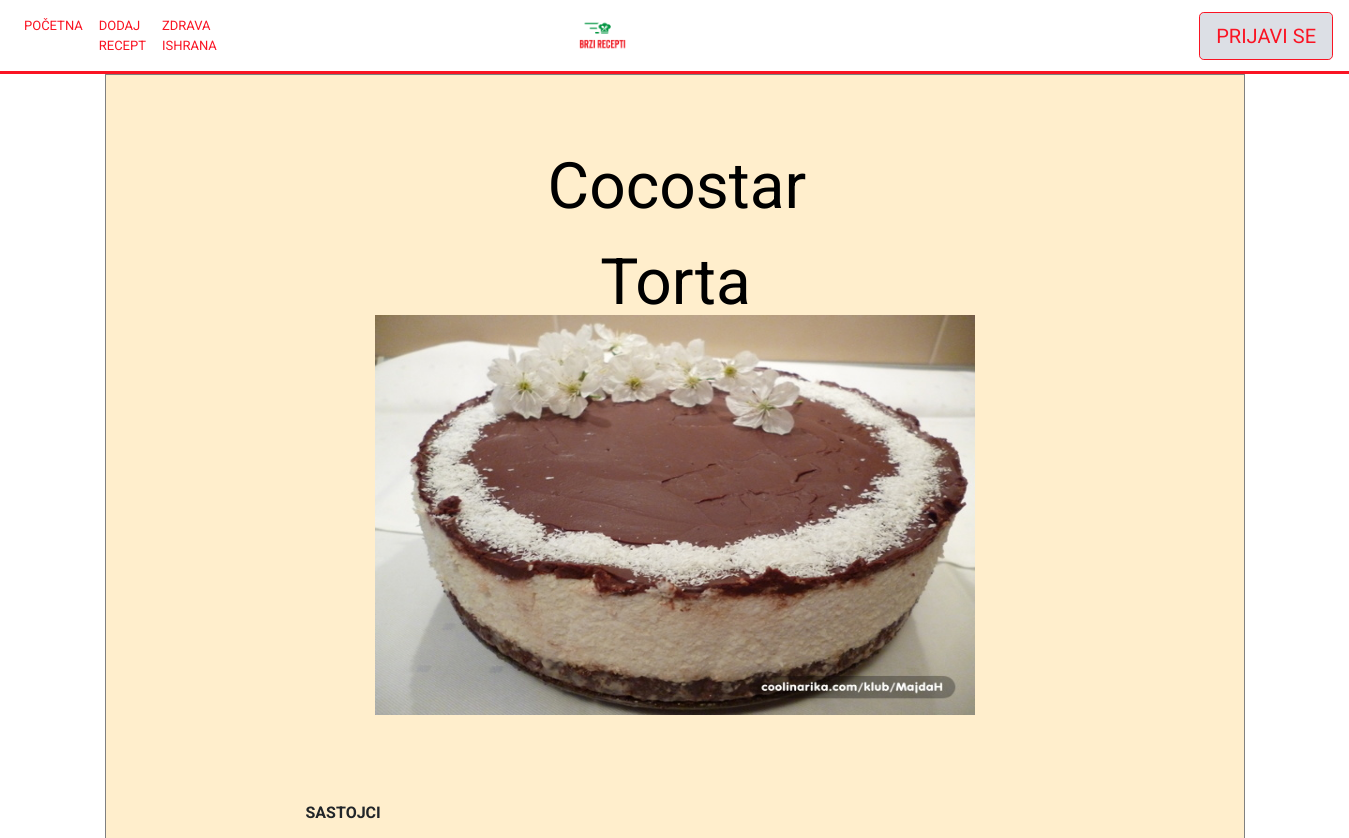
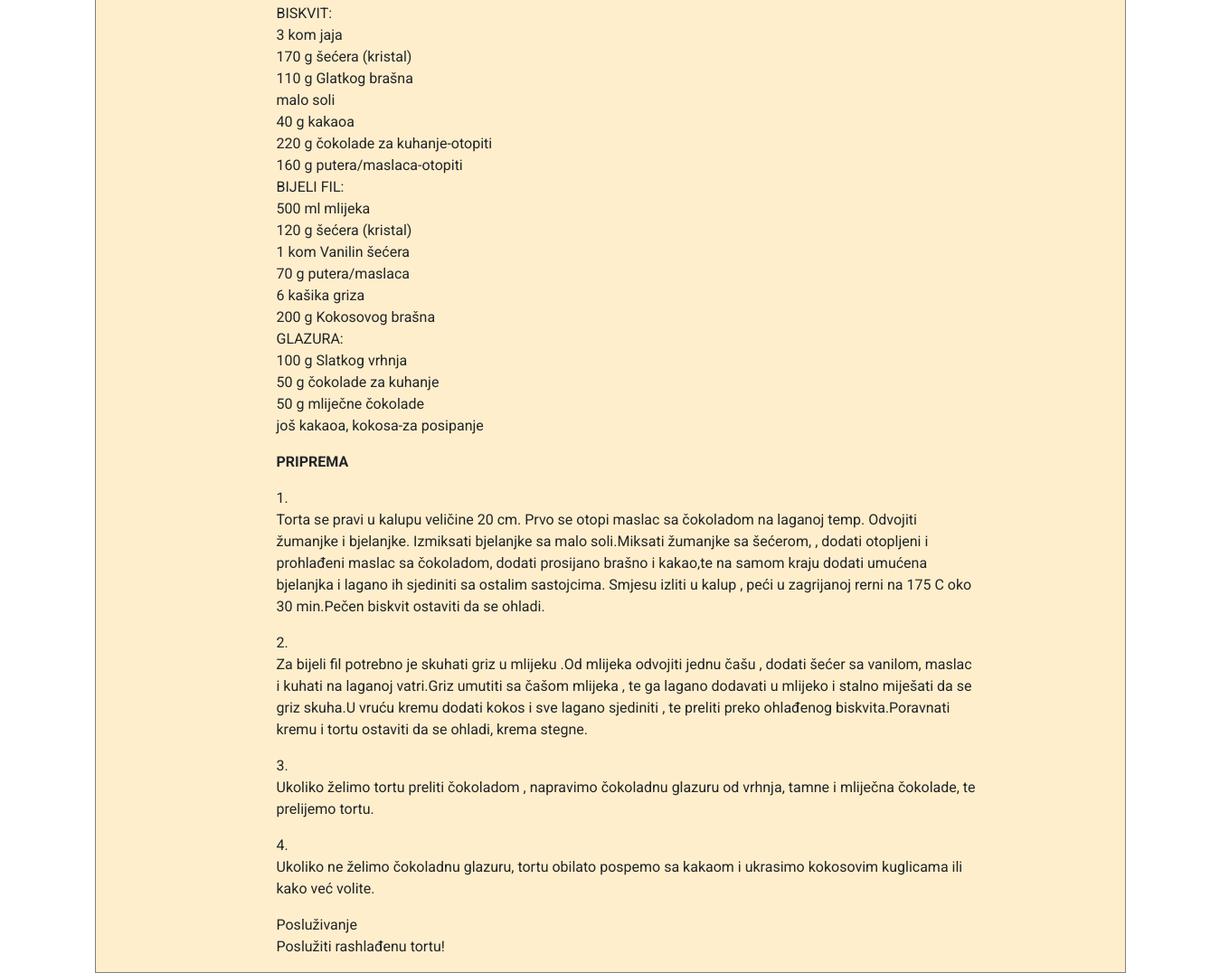
/recepti/4/, run on the app's committed database (2 pictures, top to bottom).
### recepti/models.py (models this page shows, shortened)
class Jela(models.Model):
    ime = models.CharField(max_length=100)
    slika = models.FileField()
    kategorija = models.ForeignKey(Kategorije, on_delete=models.CASCADE, null=True)  # Doručak, Ručak, Večera, Užina
    sastojci = models.ManyToManyField(Sastojci)
    sastojci_opis = models.TextField(null=True)
    nacin_pripreme = models.TextField()
    je_vegeterijansko = models.BooleanField(default=False)
    class Meta:
        verbose_name_plural = "Jela"

### recepti/views.py (the view)
# urls.py: path('recepti/<int:pk>/', views.DetailView.as_view(), name='detalji'),
class DetailView(generic.DetailView):  # detalji recepta
    context_object_name = 'jelo'
    model = Jela
    template_name = 'recepti/detail.html'

### recepti/templates/recepti/detail.html (shortened to what this page needs)
{% extends 'recepti/base.html' %}
{% load staticfiles %}
{% block body %}
  <link rel="stylesheet" type="text/css" href="{% static 'recepti/detail.css' %}" >
    <div class="container">
        <div class="ime">
         <h> {{jelo.ime}} </h>
        </div>
         <div class="slika">
             <img src="{{jelo.slika.url}}" class="slikajela" width="600" height="400">
        </div>
         <div class="recept">
            <div class="sastojci">
                <P class="prvi" style="font-weight: bold;">SASTOJCI</P>
                <p> {{jelo.sastojci_opis|linebreaks}}</p>
            </div>
            <div class="priprema">
                <P class="drugi" style="font-weight: bold;">PRIPREMA</P>
                <p> {{jelo.nacin_pripreme|linebreaks}}</p>
            </div>
         </div>
    </div>
{% endblock %}

### recepti/static/recepti/style.css (style rules this page uses)
.slika { margin-left: 487px; }
body { font-family: 'Roboto', sans-serif; }

### recepti/static/recepti/detail.css (style rules this page uses)
.container { width: 100%; border: 1px solid gray; background-color: #ffeecc; }
.container .ime { width: 384px; height: 240px; margin-left:363px; font-size: 4em; padding: 1em; color: black; clear: left; text-align: center; }
.container .slika { margin-left: 254px; }
.container .recept { display: inline-block; width: 100% }
.container .recept .sastojci { width: 100%; margin-top: 86px; margin-left: 185px; display: inline-block; vertical-align: top; }
.container .recept .priprema { width: 70%; margin-left: 185px; display: inline-block; vertical-align: top; }

### data on the page
Jela: ime "Cocostar Torta", slika (picture), sastojci_opis "BISKVIT: 3 kom jaja 170 g šećera (kristal) 110 g Glatkog brašna malo soli 40 g kakaoa 220 g čokolade za kuhanje-otopiti 160 g putera/maslaca-otopiti BIJELI FIL: 500 ml mlijeka 120 g šećera (kristal) 1 kom Vanilin šećera 70 g putera/maslaca 6 kašika griza 200 g Kokosovog brašna GLAZURA: 100 g Slatkog vrhnja 50 g čokolade za kuhanje 50 g mliječne čokolade još kakaoa, kokosa-za posipanje", nacin_pripreme "1. Torta se pravi u kalupu veličine 20 cm. Prvo se otopi maslac sa čokoladom na laganoj temp. Odvojiti žumanjke i bjelanjke. Izmiksati bjelanjke sa malo soli.Miksati žumanjke sa šećerom, , dodati otopljeni i prohlađeni maslac sa čokoladom, dodati prosijano brašno i kakao,te na samom kraju dodati umućena bjelanjka i lagano ih sjediniti sa ostalim sastojcima. Smjesu izliti u kalup , peći u zagrijanoj rerni na 175 C oko 30 min.Pečen biskvit ostaviti da se ohladi. 2. Za bijeli fil potrebno je skuhati griz u mlijeku .Od mlijeka odvojiti jednu čašu , dodati šećer sa vanilom, maslac i kuhati na laganoj vatri.Griz umutiti sa čašom mlijeka , te ga lagano dodavati u mlijeko i stalno miješati da se…"
